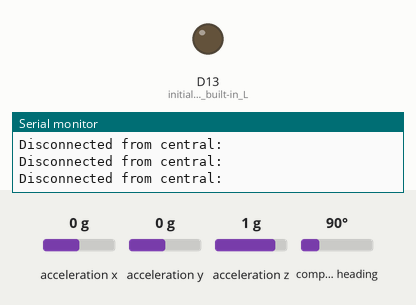
A sketch run on a simulated Arduino Nano 33 IoT. Parts: output pins drawn as LEDs (lit = HIGH), the last lines printed to the serial monitor. The inputs (shaded band) are chosen by the test bench; at power-on: acceleration x 0 g, acceleration y 0 g, acceleration z 1 g, compass heading 90°. Nothing arrives over Bluetooth unless stated; a phone connects over Bluetooth LE 3 s after start.

Above: at 2.2 s.
2.3 s: acceleration x set to 0.8 g
At 4.2 s:
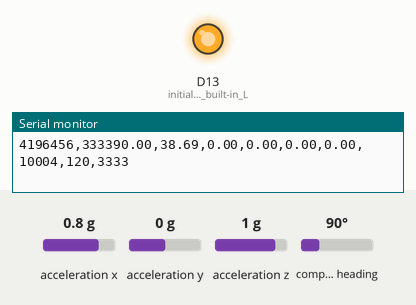
Timing chart, 0 to 5.7 s (numbered marks = the images above; inputs shaded):
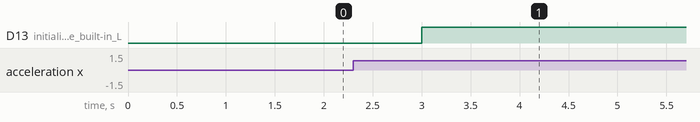

The sketch:

IMU-BLESender_STRING.ino
```cpp
/* IMU Code Written by Sean Ng. Modified from Adafruit sensorapi. March 2019.
   available from https://learn.adafruit.com/adafruit-bno055-absolute-orientation-sensor/arduino-code

  BLE Code Modified from BatteryMonitor example in the ArduinoBLE library.
  Further BLE Code written by Sean Ng & Jordan Brown. March 2020.


  CONNECTION: This code is to be uploaded to the Sender Arduino which is transmitting data.
  The circuit:
  - Arduino Nano 33 IoT
  - Adafruit BNO055 IMU Sensor

  Libraries required:
  - ArduinoBLE
  - Wire
  - Adafruit_Sensor
  - Adafruit_BNO055

 */

#include <Wire.h>
#include <Adafruit_Sensor.h>
#include <Adafruit_BNO055.h>
#include <utility/imumaths.h>
unsigned long previousTime=0;           // end time of the last period in microseconds
unsigned long currentTime=0;
unsigned long deltaTime=0;
const unsigned long period=10000;       // time period for pulse counting in microseconds
unsigned long last = 0;
unsigned long time;
volatile unsigned long cont=0;

/* BLE prevoid
*/
#include <ArduinoBLE.h>

 // BLE IMU Service
BLEService IMUService("180F");

// BLE Orientation Characteristic
//BLECharacteristic IMUSensorData("2A19",  // standard 16-bit characteristic UUID
  //  BLERead | BLENotify, 2); // remote clients will be able to get notifications if this characteristic changes
BLEStringCharacteristic IMUSensorData("2A19", BLERead | BLENotify, 512);

// Note: BLEStringCharacteristic was not mentioned in the ArduinoBLE website but exists in the library


/* This driver uses the Adafruit unified sensor library (Adafruit_Sensor),
   which provides a common 'type' for sensor data and some helper functions.

   To use this driver you will also need to download the Adafruit_Sensor
   library and include it in your libraries folder.

   You should also assign a unique ID to this sensor for use with
   the Adafruit Sensor API so that you can identify this particular
   sensor in any data logs, etc.  To assign a unique ID, simply
   provide an appropriate value in the constructor below (12345
   is used by default in this example).

   Connections
   ===========
   Connect SCL to analog 5
   Connect SDA to analog 4
   Connect VDD to 3-5V DC
   Connect GROUND to common ground

*/

/* Set the delay between fresh samples */
#define BNO055_SAMPLERATE_DELAY_MS (10)

Adafruit_BNO055 bno = Adafruit_BNO055(55);

/**************************************************************************/
/*
    Displays some basic information on this sensor from the unified
    sensor API sensor_t type (see Adafruit_Sensor for more information)
*/
/**************************************************************************/
void displaySensorDetails(void)
{
  sensor_t sensor;
  bno.getSensor(&sensor);
  Serial.println("------------------------------------");
  Serial.print  ("Sensor:       "); Serial.println(sensor.name);
  Serial.print  ("Driver Ver:   "); Serial.println(sensor.version);
  Serial.print  ("Unique ID:    "); Serial.println(sensor.sensor_id);
  Serial.print  ("Max Value:    "); Serial.print(sensor.max_value); Serial.println(" xxx");
  Serial.print  ("Min Value:    "); Serial.print(sensor.min_value); Serial.println(" xxx");
  Serial.print  ("Resolution:   "); Serial.print(sensor.resolution); Serial.println(" xxx");
  Serial.println("------------------------------------");
  Serial.println("");
  delay(500);
}

/**************************************************************************/
/*
    Display some basic info about the sensor status
*/
/**************************************************************************/
void displaySensorStatus(void)
{
  /* Get the system status values (mostly for debugging purposes) */
  uint8_t system_status, self_test_results, system_error;
  system_status = self_test_results = system_error = 0;
  bno.getSystemStatus(&system_status, &self_test_results, &system_error);

  /* Display the results in the Serial Monitor */
  Serial.println("");
  Serial.print("System Status: 0x");
  Serial.println(system_status, HEX);
  Serial.print("Self Test:     0x");
  Serial.println(self_test_results, HEX);
  Serial.print("System Error:  0x");
  Serial.println(system_error, HEX);
  Serial.println("");
  delay(500);
}

/**************************************************************************/
/*
    Display sensor calibration status
*/
/**************************************************************************/
void displayCalStatus(void)
{
  /* Get the four calibration values (0..3) */
  /* Any sensor data reporting 0 should be ignored, */
  /* 3 means 'fully calibrated" */
  uint8_t system, gyro, accel, mag;
  system = gyro = accel = mag = 0;
  bno.getCalibration(&system, &gyro, &accel, &mag);

  /* The data should be ignored until the system calibration is > 0 */
//  Serial.print("\t");
//  if (!system)
//  {
//    Serial.print("! ");
//  }

  /* Display the individual values */
//  Serial.print("Sys:");
  Serial.print(system, DEC);
//  Serial.print(" G:");
  Serial.print(gyro, DEC);
//  Serial.print(" A:");
  Serial.print(accel, DEC);
//  Serial.print(" M:");
  Serial.print(mag, DEC);


}

/**************************************************************************/
/*
    Arduino setup function (automatically called at startup)
*/
/**************************************************************************/
void setup(void)
{
  Serial.begin(115200);
  pinMode(13, OUTPUT);
//  while (!Serial);

  pinMode(LED_BUILTIN, OUTPUT); // initialize the built-in LED pin to indicate when a central is connected


  /* Initialise the sensor */
  if(!bno.begin())
  {
    /* There was a problem detecting the BNO055 ... check your connections */
    Serial.print("Ooops, no BNO055 detected ... Check your wiring or I2C ADDR!");
    while(1);
  }
  // begin BLE initialization
  if (!BLE.begin()) {
    Serial.println("starting BLE failed!");

    while (1);
  }
  /* Set a local name for the BLE device
     This name will appear in advertising packets
     and can be used by remote devices to identify this BLE device
     The name can be changed but maybe be truncated based on space left in advertisement packet
  */
  BLE.setLocalName("IMUSensor");
  BLE.setAdvertisedService(IMUService); // add the service UUID
  IMUService.addCharacteristic(IMUSensorData); // add the IMU characteristic
  BLE.addService(IMUService); // Add the IMU service
  IMUSensorData.writeValue("hello"); // set initial value for this characteristic

  /* Start advertising BLE.  It will start continuously transmitting BLE
     advertising packets and will be visible to remote BLE central devices
     until it receives a new connection */

  // start advertising
  BLE.advertise();

  Serial.println("Bluetooth device active, waiting for connections...");
  String address = BLE.address();
  Serial.print("Local address is: ");
  Serial.println(address);


  delay(1000);

  /* Display some basic information on this sensor */
//  displaySensorDetails();

  /* Optional: Display current status */
//  displaySensorStatus();

  bno.setExtCrystalUse(true);
  Serial.flush();
}


/**************************************************************************/
/*
    Arduino loop function, called once 'setup' is complete
*/
/**************************************************************************/
void loop(void)
{
    // wait for a BLE central
  BLEDevice central = BLE.central();

  // if a central is connected to the peripheral:
  if (central) {
    Serial.print("Connected to central: ");
    // print the central's BT address:
    Serial.println(central.address());
    // turn on the LED to indicate the connection:
    digitalWrite(LED_BUILTIN, HIGH);

    // check the IMU every period
    // while the central is connected:
    while (central.connected()) {
      currentTime = micros();
      deltaTime = currentTime-previousTime;

        /* Check if the time in between samples equals sampling period before taking a new sample */
      if (deltaTime >= period)
        {
        /* Display the current time in microseconds */
        Serial.print(currentTime);
        Serial.print(",");
        previousTime = currentTime;
        /* Get a new sensor event */
        sensors_event_t event;
        bno.getEvent(&event);

        /* Calibration code */
        uint8_t system, gyro, accel, mag;
        system = gyro = accel = mag = 0;
        bno.getCalibration(&system, &gyro, &accel, &mag);

        /* The data should be ignored until the system calibration is > 0 */
      //  Serial.print("\t");
      //  if (!system)
      //  {
      //    Serial.print("! ");
      //  }

        /* Display the individual values */
      //  Serial.print("Sys:");
        Serial.print(system, DEC);
        int CalSys = system;
      //  Serial.print(" G:");
        Serial.print(gyro, DEC);
        int CalGy = gyro;
      //  Serial.print(" A:");
        Serial.print(accel, DEC);
        int CalAcc = accel;
      //  Serial.print(" M:");
        Serial.print(mag, DEC);
        int CalMag = mag;


        /* Display the floating point data */
        imu::Vector<3> linearaccel = bno.getVector(Adafruit_BNO055::VECTOR_LINEARACCEL);
//        int Ox = event.orientation.x * 10000;
//        int Oy = event.orientation.y * 10000;
        float Ox = event.orientation.x;
        float Oy = event.orientation.y;
        float Oz = event.orientation.z;
        float LAx = linearaccel.x();
        float LAy = linearaccel.y();
        float LAz = linearaccel.z();


        // Stores each IMU data type in a string 'buff' //
        String buff;
        buff += String(currentTime);
        buff += F(",");
        buff += String(Ox,2);
        buff += F(",");
        buff += String(Oy,2);
        buff += F(",");
        buff += String(Oz,2);
        buff += F(",");
        buff += String(LAx,2);
        buff += F(",");
        buff += String(LAy,2);
        buff += F(",");
        buff += String(LAz,2);
        buff += F(",");
        buff += String(deltaTime);
        buff += F(",");
        buff += String(cont);
        buff += F(",");
        buff += String(CalSys);
        buff += String(CalGy);
        buff += String(CalAcc);
        buff += String(CalMag);
        // Sends buff using the BLE connection
        IMUSensorData.writeValue(buff);


        // Prints each IMU data type in the serial monitor //
        Serial.print(Ox);
        Serial.print(",");
        Serial.print(Oy);
        Serial.print(",");
        Serial.print(Oz);
        Serial.print(",");
        Serial.print(linearaccel.x());
        Serial.print(",");
        Serial.print(linearaccel.y());
        Serial.print(",");
        Serial.print(linearaccel.z());
        Serial.print(",");
        Serial.print(deltaTime);
        Serial.print(",");
        cont++;
        Serial.print(cont);
        Serial.print(",");
        displayCalStatus();
//        /* New line for the next sample */
        Serial.println("");
//

      }


          }
        }
    // when the central disconnects, turn off the LED:
    digitalWrite(LED_BUILTIN, LOW);
    Serial.print("Disconnected from central: ");
    Serial.println(central.address());
  }


  /* Optional: Display calibration status */
//  displayCalStatus();

  /* Optional: Display sensor status (debug only) */
  //displaySensorStatus();
```
